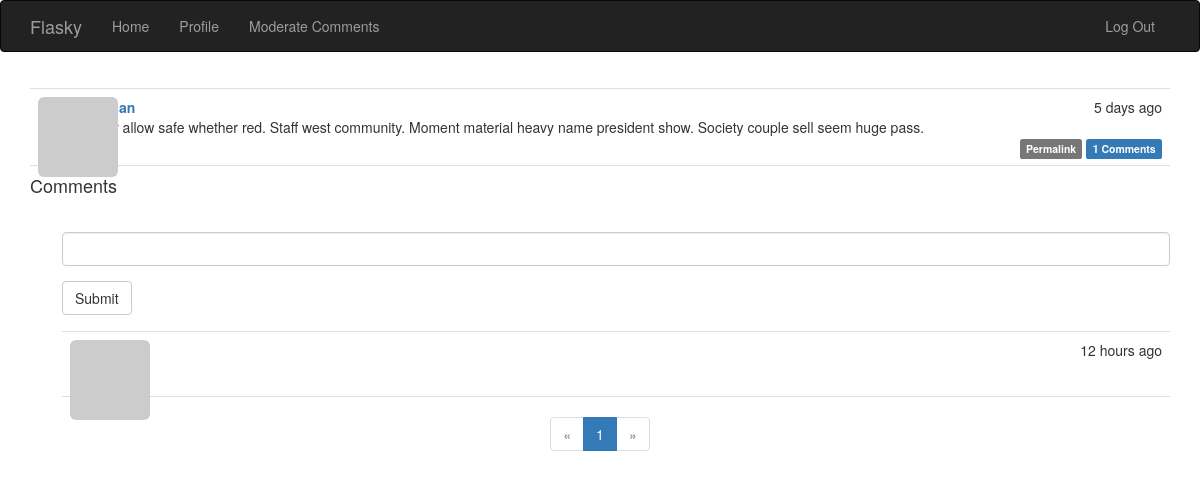
Page /post/78 (signed in) on the committed database.
### app/models.py (models this page shows, shortened)
class Post(db.Model):
    __tablename__='posts'
    id = db.Column(db.Integer,primary_key=True)
    body = db.Column(db.Text)
    timestamp = db.Column(db.DateTime,index=True,default=datetime.utcnow)
    author_id = db.Column(db.Integer,db.ForeignKey('users.id'))
    body_html = db.Column(db.Text)
    comments = db.relationship('Comment',backref='post',lazy='dynamic')

class Comment(db.Model):
    __tablename__='comment'
    id = db.Column(db.Integer,primary_key=True)
    body = db.Column(db.Text)
    body_html = db.Column(db.Text)
    timestamp = db.Column(db.DateTime,index=True,default=datetime.utcnow)
    disabled = db.Column(db.Boolean)
    author_id = db.Column(db.Integer,db.ForeignKey('users.id'))
    post_id = db.Column(db.Integer,db.ForeignKey('posts.id'))

### app/main/views.py (the view)
@main.route('/post/<int:id>',methods=['GET','POST'])
def post(id):
    post = Post.query.get_or_404(id)
    form = CommentForm()
    if form.validate_on_submit():
        comment = Comment(body=form.body.data,post=post,author=current_user._get_current_object())
        db.session.add(comment)
        db.session.commit()
        flash('Your comment has been published!')
        return redirect(url_for('.post',id=post.id,page=-1))
    page = request.args.get('page',1,type=int)
    if page == -1:
        page = (post.comments.count()-1)//current_app.config['FLASKY_COMMENTS_PER_PAGE']+1
    pagination = post.comments.order_by(Comment.timestamp.asc()).paginate(
        page,per_page=current_app.config['FLASKY_COMMENTS_PER_PAGE'],error_out=False
    )
    comments = pagination.items
    return render_template('post.html',posts=[post],form=form,comments=comments,pagination=pagination)

### app/main/forms.py
class CommentForm(FlaskForm):
    body = StringField('',validators=[DataRequired()])
    submit = SubmitField('Submit')

### app/auth/views.py (called while the page is built)
@auth.before_app_request
def before_request():
    if current_user.is_authenticated:
        current_user.ping()
        if not current_user.confirmed \
                and request.blueprint != 'auth' \
                and request.endpoint != 'static':
            return redirect(url_for('auth.unconfirmed'))

### app/main/__init__.py (called while the page is built)
@main.app_context_processor
def inject_permissions():
    return dict(Permission=Permission)

### app/models.py (called while the page is built)
@login_manager.user_loader
def load_user(user_id):
    return User.query.get(int(user_id))

    def has_permission(self,perm):
        return self.permissions & perm ==perm

    def can(self,perm):
        return self.role is not None and self.role.has_permission(perm)

    def is_administrator(self):
        return self.can(Permission.ADMIN)

    def ping(self):
        self.last_seen = datetime.utcnow()
        db.session.add(self)
        db.session.commit()

    def gravatar_hash(self):
        return hashlib.md5(self.email.lower().encode('utf-8')).hexdigest()

    def gravatar(self,size=100,default='identicon',ratting='g'):
        if request.is_secure:
            url = 'https://secure.gravatar.com/avatar'
        else:
            url = 'http://www.gravatar.com/avatar'
        hash = self.gravatar_hash() or self.avatar_hash
        return '{url}/{hash}?s={size}&d={default}&r={ratting}'.format(url=url,hash=hash,size=size,default=default,ratting=ratting)

### app/templates/post.html (shortened to what this page needs)
{% extends "base.html" %}
{% import "bootstrap/wtf.html" as wtf %}
{% import "_macros.html" as macros %}
{% block styles %}
{{ super() }}
<link rel="stylesheet" href="{{ url_for('static', filename='styles.css') }}">
{% endblock %}
{% block page_content %}
{% include '_posts.html' %}
<h4 id="comments">Comments</h4>
{% if current_user.can(Permission.COMMENT) %}
<div class="comment-form">
    {{ wtf.quick_form(form) }}
</div>
{% endif %}
{% include "_comments.html" %}
{% if pagination %}
<div class="pagination">
    {{ macros.pagination_widget(pagination,'.post',fragment='#comment',id=posts[0].id) }}
</div>
{% endif %}
{% endblock %}

### app/templates/_posts.html (shortened to what this page needs)
<ul class="posts">
    {% for post in posts %}
    <li class="post">
        <div class="profile-thumbnail">
            <a href="{{ url_for('.user',username=post.author.username) }}">
                <img class="img-rounded profile-thumbnail" src="{{ post.author.gravatar(size=40) }}">
            </a>
        </div>
        <div class="post-content">
            <div class="post-date">{{ moment(post.timestamp).fromNow() }}</div>
            <div class="post-author">
                <a href="{{ url_for('.user',username=post.author.username) }}">
                </a>
            </div>
            <div class="post-body">
                {% if post.body_html %}
                    {{ post.body_html|safe }}
                {% else %}
                    {{ post.body }}
                {% endif %}
            </div>
            <div class="post-footer">
                <a href="{{ url_for('.post', id=post.id) }}">
                    <span class="label label-default">Permalink</span>
                </a>
                <a href="{{ url_for('.post', id=post.id) }}#comments">
                    <span class="label label-primary">{{ post.comments.count() }} Comments</span>
                </a>
            </div>
        </div>
    </li>
    {% endfor %}
</ul>

### app/templates/_comments.html (shortened to what this page needs)
<ul class="comments">
    {% for comment in comments %}
    <li class="comment">
        <div class="comment-thumbnail">
            <a href="{{ url_for('.user', username=comment.author.username) }}">
                <img class="img-rounded profile-thumbnail" src="{{ comment.author.gravatar(size=40) }}">
            </a>
        </div>
        <div class="comment-content">
            <div class="comment-date">{{ moment(comment.timestamp).fromNow() }}</div>
            <div class="comment-author"><a href="{{ url_for('.user', username=comment.author.username) }}">{{ comment.author.username }}</a></div>
            <div class="comment-body">
            </div>
        </div>
    </li>
    {% endfor %}
</ul>

### app/static/styles.css (style rules this page uses)
.profile-thumbnail { position: absolute; }
ul.posts { list-style-type: none; padding: 0px; margin: 16px 0px 0px 0px; border-top: 1px solid #e0e0e0; }
ul.posts li.post { padding: 8px; border-bottom: 1px solid #e0e0e0; }
div.post-date { float: right; }
div.post-author { font-weight: bold; margin-left: 50px; }
div.post-body { margin-left: 50px; }
div.post-content { margin-left: 10px; min-height: 48px; }
div.post-footer { text-align: right; }
ul.comments { list-style-type: none; padding: 0px; margin: 16px 0px 0px 0px; }
ul.comments li.comment { margin-left: 32px; padding: 8px; border-bottom: 1px solid #e0e0e0; }
ul.comments li.comment:nth-child(1) { border-top: 1px solid #e0e0e0; }
div.comment-date { float: right; }
div.comment-author { font-weight: bold; }
div.comment-thumbnail { position: absolute; }
div.comment-content { margin-left: 48px; min-height: 48px; }
div.comment-form { margin: 16px 0px 16px 32px; }
div.pagination { width: 100%; text-align: center; padding: 0px; margin: 0px; }

### rows in the picture
Post: timestamp "5 days ago", body "For allow safe whether red. Staff west community. Moment material heavy name president show. Society couple sell seem huge pass.", comments.count "1"
Comment: timestamp "12 hours ago"

### other values in the picture
{{ p }} "1"
